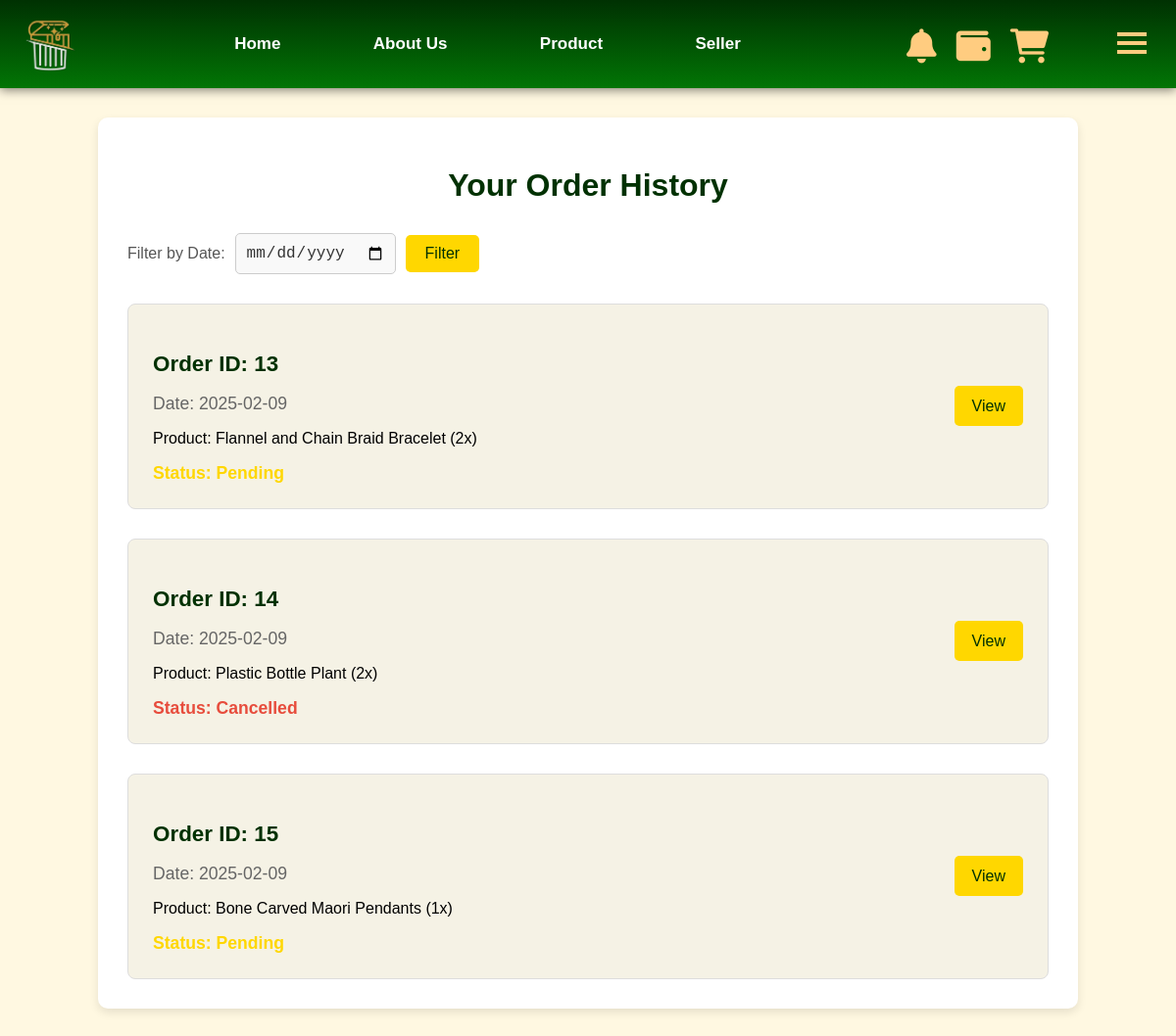
The page /my-orders (signed in) on the database its author committed.
### tables this page shows
CREATE TABLE orders (
        id INTEGER PRIMARY KEY AUTOINCREMENT,
        buyer_id INTEGER NOT NULL,
        product_id INTEGER NOT NULL, 
        quantity INTEGER NOT NULL,
        date DATE NOT NULL,
        payment_method TEXT NOT NULL,
        delivery_status TEXT DEFAULT 'Pending',
        seller_status TEXT DEFAULT 'Pending',
        total_amount DECIMAL(10,2) NOT NULL,
        FOREIGN KEY (buyer_id) REFERENCES user(pid) ON DELETE CASCADE ON UPDATE CASCADE
        FOREIGN KEY (product_id) REFERENCES products(id) 
    );

CREATE TABLE products (
        id INTEGER PRIMARY KEY AUTOINCREMENT,
        name TEXT NOT NULL,
        category TEXT NOT NULL,
        description TEXT,
        price DECIMAL(10, 2) NOT NULL,
        quantity INTEGER NOT NULL,
        condition TEXT NOT NULL,
        seller_id TEXT NOT NULL,
        image_path TEXT,
        video_path TEXT,
        FOREIGN KEY (seller_id) REFERENCES sellers(id) ON DELETE CASCADE
    );

### web.py (the view)
@app.route("/my-orders", methods=["GET", "POST"])
def user_orders():
    buyer_id = session.get("buyer_id")
    if not buyer_id:
      flash("You must be logged in to see your orders.", "error")
      return redirect(url_for("login"))
    con = get_connect_db()
    cur = con.cursor()
    date_filter = request.form.get('dateFilter', '')
    try:
        if date_filter:
            cur.execute("SELECT * FROM orders WHERE buyer_id = ? AND date = ?", (buyer_id, date_filter,))
        else:
            cur.execute("SELECT * FROM orders WHERE buyer_id = ?", (buyer_id,))
        orders = cur.fetchall()
        processed_orders = []
        for order in orders:
            cur.execute("SELECT * FROM products WHERE id = ?", (order["product_id"],))
            product = cur.fetchone()
            processed_orders.append({
                "id": order["id"],
                "date": order["date"],
                "products":{
                    "product_name": product["name"],
                    "quantity":order["quantity"]
                },
                "total_amount": order["total_amount"],
                "delivery_status": order["delivery_status"]
             })
    except Exception as e:
        flash(f"Error while fetching orders: {e}", "error")
        processed_orders = []
    finally:
        if con:
            con.close()
    return render_template("ordersHistory.html", orders=processed_orders, date_filter=date_filter)

### db.py (called while the page is built)
def get_connect_db():
    conn = sqlite3.connect(DATABASE_PATH)
    conn.row_factory = sqlite3.Row
    return conn

def get_unread_notification_count():
    user_id = session.get("buyer_id") or session.get("user_id")
    if not user_id:
        return 0
    con = get_connect_db()
    cur = con.cursor()
    unread_count = cur.execute("SELECT COUNT(*) FROM notification WHERE user_id = ? AND is_read = 0", (user_id,)).fetchone()[0]
    con.close()
    return unread_count

### web.py (called while the page is built)
@app.after_request
def add_header(response):
    response.headers["Cache-Control"] = "no-store, no-cache, must-revalidate, post-check=0, pre-check=0, max-age=0"
    response.headers["Pragma"] = "no-cache"
    response.headers["Expires"] = "0"
    return response

### templates/ordersHistory.html (shortened to what this page needs)
{% extends "index.html" %}
{% block content %}
    <link rel="stylesheet" href="/static/orderHistory.css">
    <div class="order-history-content">
        <h1>Your Order History</h1>
        <form method="POST">
            <div class="filters">
                <label for="dateFilter">Filter by Date:</label>
                <input type="date" id="dateFilter" name="dateFilter" value="{{ date_filter }}">
                <button type="submit" class="action-btn">Filter</button>
            </div>
          </form>
      <div class="orders-container">
        {% if orders %}
            {% for order in orders %}
                <div class="order-item">
                        <div class="order-details">
                            <h3 class="order-id">Order ID: {{ order["id"] }}</h3>
                         <div class="order-info-row">
                            <p class="order-date">Date: {{ order["date"] }}</p>
                         </div>
                        <div class="order-products">
                            <p>Product: {{order["products"]["product_name"]}} ({{order["products"]["quantity"]}}x)</p>
                        </div>
                        <strong><span class="delivery-status" data-status="{{ order["delivery_status"] }}">Status: {{ order["delivery_status"] }}</span></strong>
                    </div>
                    <div class="order-actions">
                        <a href="{{url_for("user.order_details", order_id=order["id"])}}" class="action-btn">View</a>
                    </div>
                </div>
            {% endfor %}
       {% else %}
          <p>No order history found.</p>
         {% endif %}
       </div>
    </div>
{% endblock %}

### static/navi.css (style rules this page uses)
body { margin: 0; padding: 0; font-family: 'Franklin Gothic Medium', 'Arial Narrow', Arial, sans-serif; scroll-behavior: smooth; background-color: #fff8e1; }
html { scroll-behavior: smooth; }

### static/orderHistory.css (style rules this page uses)
body { background-color: #fff8e1; }
.order-history-content { margin: 30px 100px; padding: 30px; background-color: #fff; box-shadow: 0 4px 10px rgba(0, 0, 0, 0.1); border-radius: 10px; transition: box-shadow 0.3s ease; }
.order-history-content h1 { color: #003102; margin-bottom: 30px; text-align: center; font-family: 'Franklin Gothic Medium', 'Arial Narrow', Arial, sans-serif; }
.filters { display: flex; align-items: center; gap: 10px; margin-bottom: 30px; }
.filters label { font-size: 16px; color: #555; }
.filters input[type="date"] { padding: 10px; border: 1px solid #ccc; border-radius: 5px; font-size: 16px; background-color: #f9f9f9; color: #333; }
.filters .action-btn { background-color: #FFD700; color: #003102; border: none; padding: 10px 20px; border-radius: 5px; cursor: pointer; font-size: 16px; transition: background-color 0.3s ease, transform 0.3s ease; }
.orders-container { display: flex; margin-top: 20px; flex-direction: column; gap: 30px; }
.order-item { display: flex; align-items: center; justify-content: space-between; padding: 25px; border: 1px solid #ddd; border-radius: 8px; background-color: #f5f2e5; transition: transform 0.3s ease, box-shadow 0.3s ease; }
.order-item .order-details { flex: 1; }
.order-item .order-actions { flex: 0; margin-left: 20px; }
.order-id { font-size: 1.4em; color: #003102; margin-bottom: 8px; }
.order-date { color: #666; font-size: 1.1em; margin-bottom: 12px; }
.delivery-status { font-weight: bold; margin-top: 12px; font-size: 1.1em; }
.delivery-status[data-status="Pending"] { color: #FFD700; }
.delivery-status[data-status="Cancelled"] { color: #e74c3c; }
.order-item .action-btn { background-color: #FFD700; color: #003102; padding: 12px 18px; border: none; border-radius: 5px; cursor: pointer; transition: background-color 0.3s ease, transform 0.3s ease; text-decoration: none; }

### rows shown on the page
orders: id "13", date "2025-02-09", products.product_name "Flannel and Chain Braid Bracelet", products.quantity "2", delivery_status "Pending"
orders: id "14", date "2025-02-09", products.product_name "Plastic Bottle Plant", products.quantity "2", delivery_status "Cancelled"
orders: id "15", date "2025-02-09", products.product_name "Bone Carved Maori Pendants", products.quantity "1", delivery_status "Pending"
